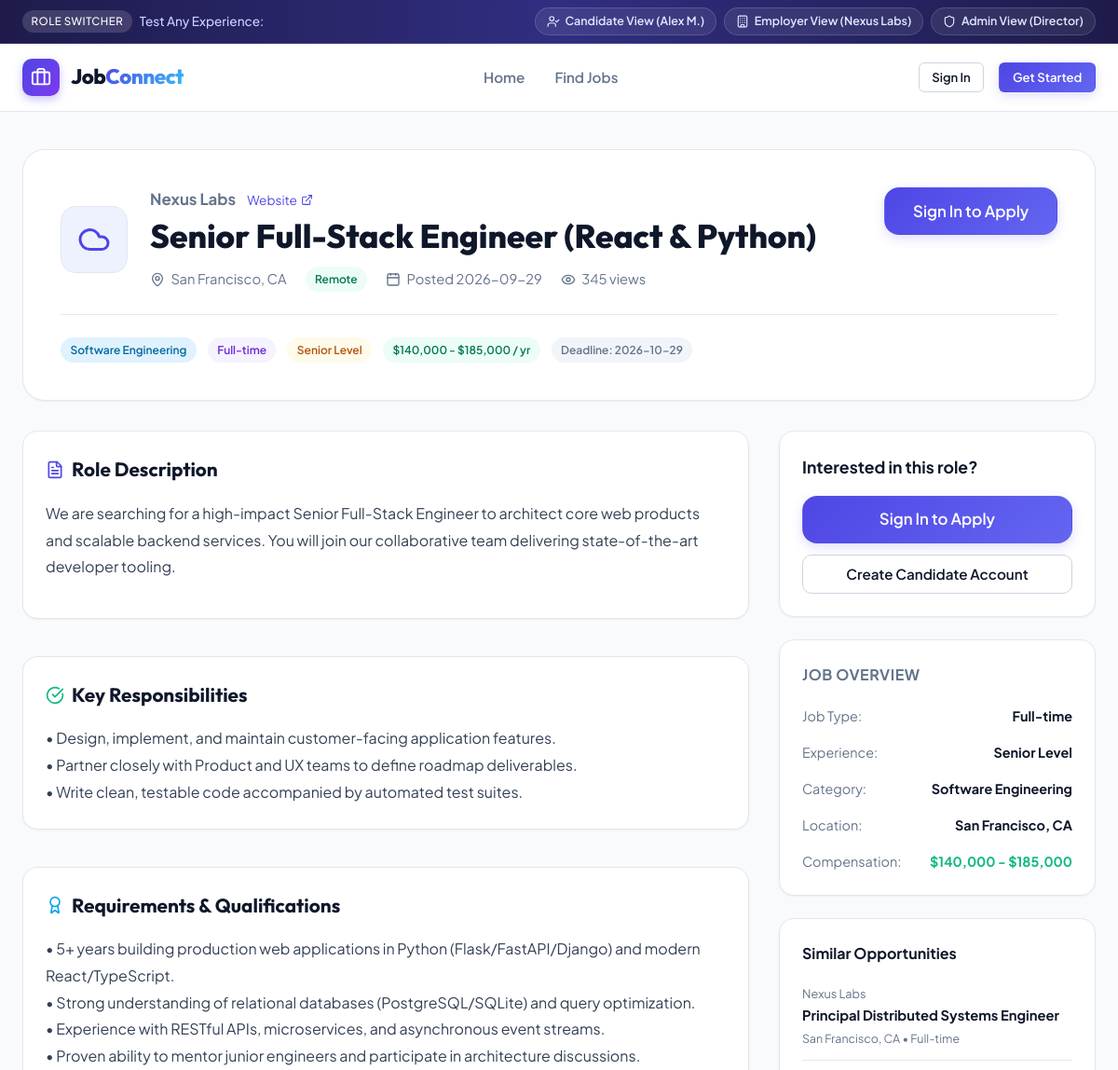
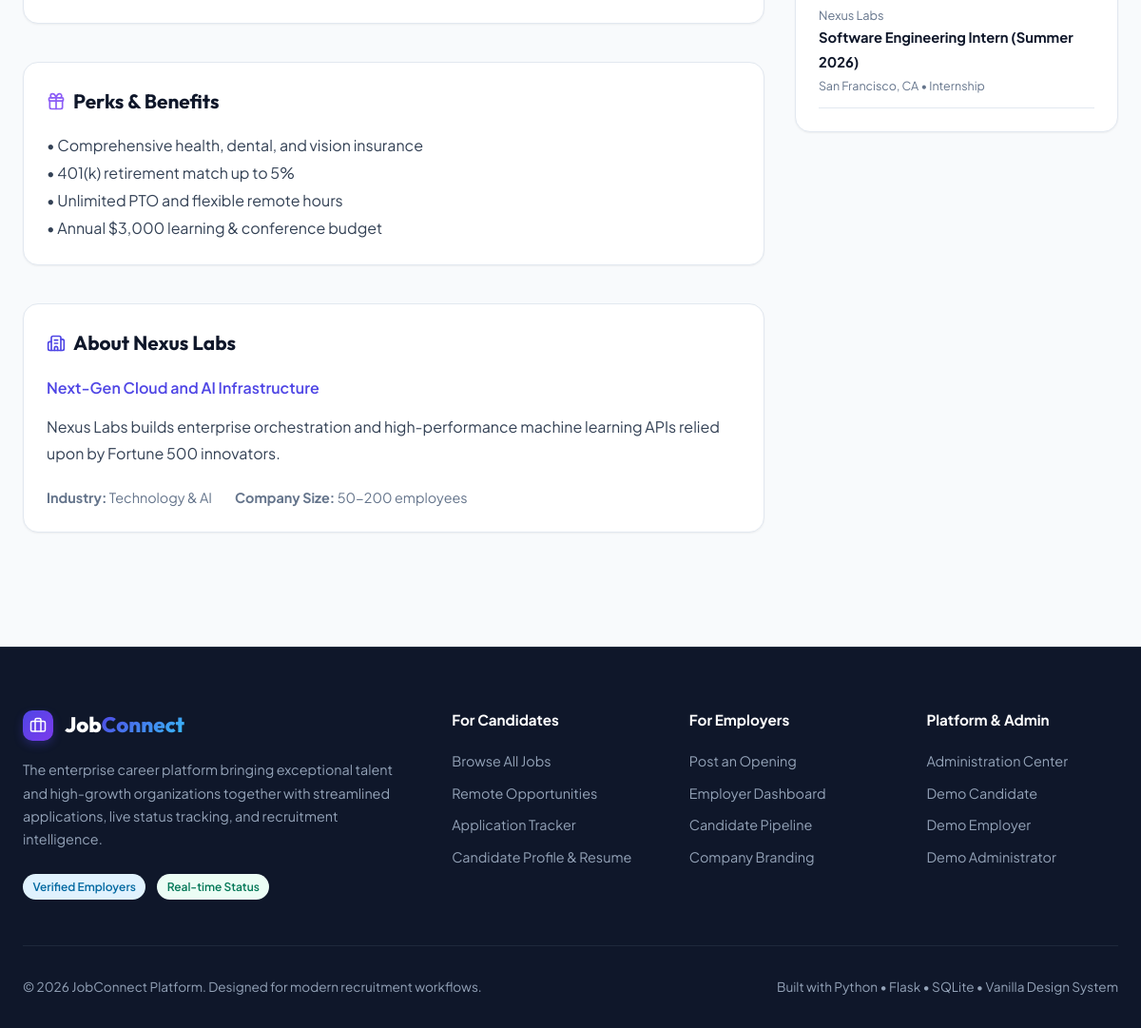
Screenshot of /jobs/1 with the database file from the repository (2 pictures, top to bottom).
### tables this page shows
CREATE TABLE companies (
        id INTEGER PRIMARY KEY AUTOINCREMENT,
        employer_id INTEGER UNIQUE NOT NULL,
        name TEXT NOT NULL,
        tagline TEXT,
        logo_icon TEXT DEFAULT 'building-2',
        website TEXT,
        industry TEXT,
        location TEXT,
        size TEXT,
        description TEXT,
        created_at TIMESTAMP DEFAULT CURRENT_TIMESTAMP,
        FOREIGN KEY (employer_id) REFERENCES users(id) ON DELETE CASCADE
    );

CREATE TABLE jobs (
        id INTEGER PRIMARY KEY AUTOINCREMENT,
        employer_id INTEGER NOT NULL,
        company_id INTEGER NOT NULL,
        title TEXT NOT NULL,
        category_id INTEGER NOT NULL,
        job_type TEXT NOT NULL CHECK(job_type IN ('Full-time', 'Part-time', 'Remote', 'Contract', 'Internship')),
        experience_level TEXT NOT NULL CHECK(experience_level IN ('Entry Level', 'Mid Level', 'Senior Level', 'Lead / Staff')),
        location TEXT NOT NULL,
        is_remote INTEGER DEFAULT 0,
        salary_min INTEGER,
        salary_max INTEGER,
        salary_currency TEXT DEFAULT 'USD',
        description TEXT NOT NULL,
        requirements TEXT NOT NULL,
        responsibilities TEXT,
        benefits TEXT,
        status TEXT NOT NULL DEFAULT 'active' CHECK(status IN ('active', 'closed', 'draft')),
        is_featured INTEGER DEFAULT 0,
        views_count INTEGER DEFAULT 0,
        deadline DATE,
        created_at TIMESTAMP DEFAULT CURRENT_TIMESTAMP,
        FOREIGN KEY (employer_id) REFERENCES users(id) ON DELETE CASCADE,
        FOREIGN KEY (company_id) REFERENCES companies(id) ON DELETE CASCADE,
        FOREIGN KEY (category_id) REFERENCES categories(id) ON DELETE RESTRICT
    );

CREATE TABLE categories (
        id INTEGER PRIMARY KEY AUTOINCREMENT,
        name TEXT UNIQUE NOT NULL,
        icon TEXT NOT NULL,
        color TEXT DEFAULT '#4f46e5',
        slug TEXT UNIQUE NOT NULL
    );

### app.py (the view, shortened to what this page needs)
@app.route('/jobs/<int:job_id>')
def job_detail(job_id):
    conn = get_db_connection()
    conn.execute("UPDATE jobs SET views_count = views_count + 1 WHERE id = ?", (job_id,))
    conn.commit()
    job = conn.execute('''
        SELECT j.*, c.name as company_name, c.tagline as company_tagline,
               c.logo_icon, c.website as company_website, c.description as company_description,
               c.size as company_size, c.industry as company_industry,
               cat.name as category_name, cat.color as category_color,
               u.email as employer_email, u.name as employer_name
        FROM jobs j
        JOIN companies c ON j.company_id = c.id
        JOIN categories cat ON j.category_id = cat.id
        JOIN users u ON j.employer_id = u.id
        WHERE j.id = ?
    ''', (job_id,)).fetchone()
    if not job:
        conn.close()
        abort(404)
    similar_jobs = conn.execute('''
        SELECT j.*, c.name as company_name, c.logo_icon, cat.name as category_name
        FROM jobs j
        JOIN companies c ON j.company_id = c.id
        JOIN categories cat ON j.category_id = cat.id
        WHERE j.category_id = ? AND j.id != ? AND j.status = 'active'
        ORDER BY j.created_at DESC LIMIT 3
    ''', (job['category_id'], job_id)).fetchall()
    has_applied = False
    existing_application = None
    is_saved = False
    conn.close()
    return render_template(
        'job_detail.html',
        job=job,
        similar_jobs=similar_jobs,
        has_applied=has_applied,
        application=existing_application,
        is_saved=is_saved
    )

### templates/job_detail.html (shortened to what this page needs)
{% extends 'base.html' %}
{% block content %}
<div class="container" style="padding-top: 2.5rem; padding-bottom: 5rem;">
  <div class="job-header-card">
    <div class="job-header-top">
      <div class="job-header-title-box">
        <div class="company-logo-lg">
          <i data-lucide="{{ job.logo_icon or 'building' }}" style="width: 36px; height: 36px;"></i>
        </div>
        <div>
          <div style="display: flex; align-items: center; gap: 0.75rem; margin-bottom: 0.25rem;">
            <span style="font-weight: 700; color: var(--text-muted); font-size: 1.05rem;">{{ job.company_name }}</span>
            {% if job.company_website %}
              <a href="{{ job.company_website }}" target="_blank" rel="noopener" style="color: var(--primary); font-size: 0.85rem; display: flex; align-items: center; gap: 0.25rem;">
                <span>Website</span>
                <i data-lucide="external-link" style="width: 13px; height: 13px;"></i>
              </a>
            {% endif %}
          </div>
          <h1 style="font-family: var(--font-display); font-size: 2.2rem; font-weight: 800; line-height: 1.2; margin-bottom: 0.75rem;">
            {{ job.title }}
          </h1>
          <div style="display: flex; align-items: center; gap: 1.25rem; flex-wrap: wrap; font-size: 0.92rem; color: var(--text-muted);">
            <span style="display: flex; align-items: center; gap: 0.4rem;">
              <i data-lucide="map-pin" style="width: 16px; height: 16px;"></i>
              {{ job.location }}
            </span>
            {% if job.is_remote %}
              <span class="badge badge-green">Remote</span>
            {% endif %}
            <span style="display: flex; align-items: center; gap: 0.4rem;">
              <i data-lucide="calendar" style="width: 16px; height: 16px;"></i>
              Posted {{ job.created_at[:10] }}
            </span>
            <span style="display: flex; align-items: center; gap: 0.4rem;">
              <i data-lucide="eye" style="width: 16px; height: 16px;"></i>
              {{ job.views_count }} views
            </span>
          </div>
        </div>
      </div>
      <div style="display: flex; align-items: center; gap: 1rem; flex-wrap: wrap;">
        {% if current_user and current_user.role == 'seeker' %}
          <button type="button" class="btn btn-outline js-save-job-btn {% if is_saved %}active{% endif %}" data-job-id="{{ job.id }}">
            <i data-lucide="{% if is_saved %}bookmark-check{% else %}bookmark{% endif %}" style="width: 18px; height: 18px;"></i>
            <span>{% if is_saved %}Saved{% else %}Save Job{% endif %}</span>
          </button>
          {% if has_applied %}
            <div style="display: flex; align-items: center; gap: 0.5rem; background: var(--bg-surface); padding: 0.6rem 1.2rem; border-radius: var(--radius-md); border: 1px solid var(--border-subtle);">
              <span style="font-size: 0.88rem; font-weight: 600;">Status:</span>
              <span class="status-pill status-{{ application.status }}">
                {{ application.status }}
              </span>
            </div>
          {% else %}
            <button type="button" class="btn btn-primary btn-lg" data-modal-target="#applyModal">
              <i data-lucide="send" style="width: 18px; height: 18px;"></i>
              <span>Apply for Position</span>
            </button>
          {% endif %}
        {% elif not current_user %}
          <a href="{{ url_for('login', next=request.path) }}" class="btn btn-primary btn-lg">
            <span>Sign In to Apply</span>
          </a>
        {% endif %}
      </div>
    </div>
    <div style="display: flex; gap: 0.75rem; flex-wrap: wrap; padding-top: 1.5rem; border-top: 1px solid var(--border-subtle);">
      <span class="badge badge-blue">{{ job.category_name }}</span>
      <span class="badge badge-purple">{{ job.job_type }}</span>
      <span class="badge badge-amber">{{ job.experience_level }}</span>
      {% if job.salary_min and job.salary_max %}
        <span class="badge badge-green">
          ${{ "{:,}".format(job.salary_min) }} - ${{ "{:,}".format(job.salary_max) }} / yr
        </span>
      {% endif %}
      {% if job.deadline %}
        <span class="badge badge-gray">Deadline: {{ job.deadline }}</span>
      {% endif %}
    </div>
  </div>
  <div class="job-detail-layout">
    <div>
      <div class="card content-section">
        <h3>
          <i data-lucide="file-text" style="width: 20px; height: 20px; color: var(--primary);"></i>
          <span>Role Description</span>
        </h3>
        <p style="white-space: pre-line;">{{ job.description }}</p>
      </div>
      {% if job.responsibilities %}
        <div class="card content-section">
          <h3>
            <i data-lucide="check-circle" style="width: 20px; height: 20px; color: var(--accent-emerald);"></i>
            <span>Key Responsibilities</span>
          </h3>
          <div style="white-space: pre-line; color: #334155; line-height: 1.8;">{{ job.responsibilities }}</div>
        </div>
      {% endif %}
      <div class="card content-section">
        <h3>
          <i data-lucide="award" style="width: 20px; height: 20px; color: var(--secondary);"></i>
          <span>Requirements & Qualifications</span>
        </h3>
        <div style="white-space: pre-line; color: #334155; line-height: 1.8;">{{ job.requirements }}</div>
      </div>
      {% if job.benefits %}
        <div class="card content-section">
          <h3>
            <i data-lucide="gift" style="width: 20px; height: 20px; color: var(--accent-purple);"></i>
            <span>Perks & Benefits</span>
          </h3>
          <div style="white-space: pre-line; color: #334155; line-height: 1.8;">{{ job.benefits }}</div>
        </div>
      {% endif %}
      <div class="card content-section">
        <h3>
          <i data-lucide="building-2" style="width: 20px; height: 20px; color: var(--primary);"></i>
          <span>About {{ job.company_name }}</span>
        </h3>
        {% if job.company_tagline %}
          <p style="font-weight: 600; color: var(--primary); margin-bottom: 0.75rem;">{{ job.company_tagline }}</p>
        {% endif %}
        <p>{{ job.company_description or 'A premier company committed to engineering and product excellence.' }}</p>
        <div style="display: flex; gap: 1.5rem; flex-wrap: wrap; margin-top: 1.25rem; font-size: 0.9rem; color: var(--text-muted);">
          {% if job.company_industry %}
            <div><strong>Industry:</strong> {{ job.company_industry }}</div>
          {% endif %}
          {% if job.company_size %}
            <div><strong>Company Size:</strong> {{ job.company_size }}</div>
          {% endif %}
        </div>
      </div>
    </div>
    <aside>
      <div class="card" style="margin-bottom: 1.5rem;">
        <h4 style="font-size: 1.1rem; font-weight: 700; margin-bottom: 1rem;">Interested in this role?</h4>
        {% if current_user and current_user.role == 'seeker' %}
          {% if has_applied %}
            <div style="background: #f0fdf4; border: 1px solid #bbf7d0; border-radius: var(--radius-md); padding: 1rem; text-align: center; margin-bottom: 1rem;">
              <i data-lucide="check-circle-2" style="width: 28px; height: 28px; color: #16a34a; margin: 0 auto 0.5rem;"></i>
              <div style="font-weight: 700; color: #166534; font-size: 0.95rem;">Application Submitted</div>
              <div style="font-size: 0.82rem; color: #15803d; margin-top: 0.25rem;">
                Current Stage: <strong>{{ application.status|capitalize }}</strong>
              </div>
            </div>
            <a href="{{ url_for('seeker_dashboard') }}" class="btn btn-secondary btn-block">
              <span>View in Dashboard</span>
            </a>
          {% else %}
            <button type="button" class="btn btn-primary btn-block btn-lg" data-modal-target="#applyModal" style="margin-bottom: 0.75rem;">
              <i data-lucide="send" style="width: 18px; height: 18px;"></i>
              <span>Apply Now</span>
            </button>
            <p style="font-size: 0.8rem; color: var(--text-muted); text-align: center;">
              Takes less than 2 minutes with your saved profile.
            </p>
          {% endif %}
        {% else %}
          <a href="{{ url_for('login', next=request.path) }}" class="btn btn-primary btn-block btn-lg" style="margin-bottom: 0.75rem;">
            <span>Sign In to Apply</span>
          </a>
          <a href="{{ url_for('register') }}" class="btn btn-outline btn-block">
            <span>Create Candidate Account</span>
          </a>
        {% endif %}
      </div>
      <div class="card" style="margin-bottom: 1.5rem;">
        <h4 style="font-size: 1rem; font-weight: 700; margin-bottom: 1.25rem; color: var(--text-muted); text-transform: uppercase; letter-spacing: 0.5px;">
          Job Overview
        </h4>
        <div style="display: flex; flex-direction: column; gap: 1rem; font-size: 0.9rem;">
          <div style="display: flex; justify-content: space-between;">
            <span style="color: var(--text-muted);">Job Type:</span>
            <strong>{{ job.job_type }}</strong>
          </div>
          <div style="display: flex; justify-content: space-between;">
            <span style="color: var(--text-muted);">Experience:</span>
            <strong>{{ job.experience_level }}</strong>
          </div>
          <div style="display: flex; justify-content: space-between;">
            <span style="color: var(--text-muted);">Category:</span>
            <strong>{{ job.category_name }}</strong>
          </div>
          <div style="display: flex; justify-content: space-between;">
            <span style="color: var(--text-muted);">Location:</span>
            <strong>{{ job.location }}</strong>
          </div>
          {% if job.salary_min and job.salary_max %}
            <div style="display: flex; justify-content: space-between;">
              <span style="color: var(--text-muted);">Compensation:</span>
              <strong style="color: var(--accent-emerald);">${{ "{:,}".format(job.salary_min) }} - ${{ "{:,}".format(job.salary_max) }}</strong>
            </div>
          {% endif %}
        </div>
      </div>
      {% if similar_jobs %}
        <div class="card">
          <h4 style="font-size: 1rem; font-weight: 700; margin-bottom: 1.25rem;">Similar Opportunities</h4>
          <div style="display: flex; flex-direction: column; gap: 1rem;">
            {% for sim in similar_jobs %}
              <div style="border-bottom: 1px solid var(--border-subtle); padding-bottom: 0.75rem;">
                <div style="font-size: 0.8rem; color: var(--text-muted);">{{ sim.company_name }}</div>
                <a href="{{ url_for('job_detail', job_id=sim.id) }}" style="font-weight: 700; font-size: 0.92rem; color: var(--text-main);">
                  {{ sim.title }}
                </a>
                <div style="font-size: 0.78rem; color: var(--text-muted); margin-top: 0.2rem;">
                  {{ sim.location }} &bull; {{ sim.job_type }}
                </div>
              </div>
            {% endfor %}
          </div>
        </div>
      {% endif %}
    </aside>
  </div>
</div>
{% endblock %}

### rows the page displays
companies: company_name "Nexus Labs", company_tagline "Next-Gen Cloud and AI Infrastructure", description "Nexus Labs builds enterprise orchestration and high-performance machine learning APIs relied upon by Fortune 500 innovators.", company_industry "Technology & AI", company_size "50-200 employees"
jobs: title "Senior Full-Stack Engineer (React & Python)", location "San Francisco, CA", created_at "2026-09-29", views_count "345", job_type "Full-time", experience_level "Senior Level", salary_min "140,000", salary_max "185,000", deadline "2026-10-29", description "We are searching for a high-impact Senior Full-Stack Engineer to architect core web products and scalable backend services. You will join our collaborative team delivering state-of-the-art developer tooling.", responsibilities "• Design, implement, and maintain customer-facing application features. • Partner closely with Product and UX teams to define roadmap deliverables. • Write clean, testable code accompanied by automated test suites.", requirements "• 5+ years building production web applications in Python (Flask/FastAPI/Django) and modern React/TypeScript. • Strong understanding of relational databases (PostgreSQL/SQLite) and query optimization. • Experience with RESTful APIs, microservices, and asynchronous event streams. • Proven ability to mentor junior engineers and participate in architecture discussions.", benefits "• Comprehensive health, dental, and vision insurance • 401(k) retirement match up to 5% • Unlimited PTO and flexible remote hours • Annual $3,000 learning & conference budget"
categories: category_name "Software Engineering"
jobs: company_name "Nexus Labs", title "Principal Distributed Systems Engineer", location "San Francisco, CA", job_type "Full-time"
jobs: company_name "Nexus Labs", title "Software Engineering Intern (Summer 2026)", location "San Francisco, CA", job_type "Internship"
